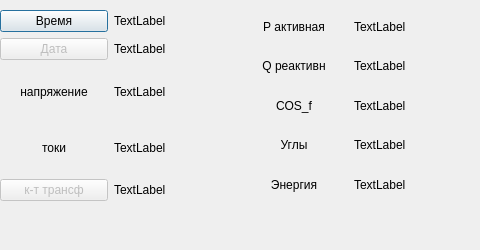
<?xml version="1.0" encoding="UTF-8"?>
<ui version="4.0">
 <class>DialogCE303</class>
 <widget class="QDialog" name="DialogCE303">
  <property name="geometry">
   <rect>
    <x>0</x>
    <y>0</y>
    <width>480</width>
    <height>250</height>
   </rect>
  </property>
  <property name="maximumSize">
   <size>
    <width>480</width>
    <height>250</height>
   </size>
  </property>
  <property name="windowTitle">
   <string>CE303</string>
  </property>
  <widget class="QWidget" name="layoutWidget7777">
   <property name="geometry">
    <rect>
     <x>0</x>
     <y>10</y>
     <width>221</width>
     <height>191</height>
    </rect>
   </property>
   <layout class="QGridLayout" name="gridLayout">
    <item row="0" column="0">
     <widget class="QPushButton" name="pushButton">
      <property name="enabled">
       <bool>true</bool>
      </property>
      <property name="text">
       <string>Время</string>
      </property>
     </widget>
    </item>
    <item row="0" column="1">
     <widget class="QLabel" name="time_">
      <property name="text">
       <string>TextLabel</string>
      </property>
     </widget>
    </item>
    <item row="1" column="0">
     <widget class="QPushButton" name="pushButton_2">
      <property name="enabled">
       <bool>false</bool>
      </property>
      <property name="text">
       <string>Дата</string>
      </property>
     </widget>
    </item>
    <item row="1" column="1">
     <widget class="QLabel" name="date_">
      <property name="text">
       <string>TextLabel</string>
      </property>
     </widget>
    </item>
    <item row="2" column="0">
     <widget class="QLabel" name="label_3">
      <property name="text">
       <string>напряжение</string>
      </property>
      <property name="alignment">
       <set>Qt::AlignCenter</set>
      </property>
     </widget>
    </item>
    <item row="2" column="1">
     <widget class="QLabel" name="volta">
      <property name="text">
       <string>TextLabel</string>
      </property>
     </widget>
    </item>
    <item row="3" column="0">
     <widget class="QLabel" name="label_7">
      <property name="layoutDirection">
       <enum>Qt::RightToLeft</enum>
      </property>
      <property name="text">
       <string>токи</string>
      </property>
      <property name="alignment">
       <set>Qt::AlignCenter</set>
      </property>
     </widget>
    </item>
    <item row="3" column="1">
     <widget class="QLabel" name="currABC">
      <property name="text">
       <string>TextLabel</string>
      </property>
     </widget>
    </item>
    <item row="4" column="0">
     <widget class="QPushButton" name="pushButton_3">
      <property name="enabled">
       <bool>false</bool>
      </property>
      <property name="text">
       <string>к-т трансф</string>
      </property>
     </widget>
    </item>
    <item row="4" column="1">
     <widget class="QLabel" name="fccur">
      <property name="text">
       <string>TextLabel</string>
      </property>
     </widget>
    </item>
   </layout>
  </widget>
  <widget class="QWidget" name="layoutWidget">
   <property name="geometry">
    <rect>
     <x>240</x>
     <y>10</y>
     <width>221</width>
     <height>191</height>
    </rect>
   </property>
   <layout class="QGridLayout" name="gridLayout_2">
    <item row="0" column="0">
     <widget class="QLabel" name="label_5">
      <property name="text">
       <string>Р активная</string>
      </property>
      <property name="alignment">
       <set>Qt::AlignCenter</set>
      </property>
     </widget>
    </item>
    <item row="0" column="1">
     <widget class="QLabel" name="powep">
      <property name="text">
       <string>TextLabel</string>
      </property>
     </widget>
    </item>
    <item row="1" column="0">
     <widget class="QLabel" name="label_6">
      <property name="text">
       <string>Q реактивн</string>
      </property>
      <property name="alignment">
       <set>Qt::AlignCenter</set>
      </property>
     </widget>
    </item>
    <item row="1" column="1">
     <widget class="QLabel" name="poweq">
      <property name="text">
       <string>TextLabel</string>
      </property>
     </widget>
    </item>
    <item row="2" column="0">
     <widget class="QLabel" name="label_8">
      <property name="text">
       <string>COS_f</string>
      </property>
      <property name="alignment">
       <set>Qt::AlignCenter</set>
      </property>
     </widget>
    </item>
    <item row="2" column="1">
     <widget class="QLabel" name="COS_f">
      <property name="text">
       <string>TextLabel</string>
      </property>
     </widget>
    </item>
    <item row="3" column="0">
     <widget class="QLabel" name="label_9">
      <property name="text">
       <string>Углы</string>
      </property>
      <property name="alignment">
       <set>Qt::AlignCenter</set>
      </property>
     </widget>
    </item>
    <item row="3" column="1">
     <widget class="QLabel" name="angles">
      <property name="text">
       <string>TextLabel</string>
      </property>
     </widget>
    </item>
    <item row="4" column="0">
     <widget class="QLabel" name="label_10">
      <property name="text">
       <string>Энергия</string>
      </property>
      <property name="alignment">
       <set>Qt::AlignCenter</set>
      </property>
     </widget>
    </item>
    <item row="4" column="1">
     <widget class="QLabel" name="et0pe">
      <property name="text">
       <string>TextLabel</string>
      </property>
     </widget>
    </item>
   </layout>
  </widget>
 </widget>
 <resources/>
 <connections/>
</ui>
